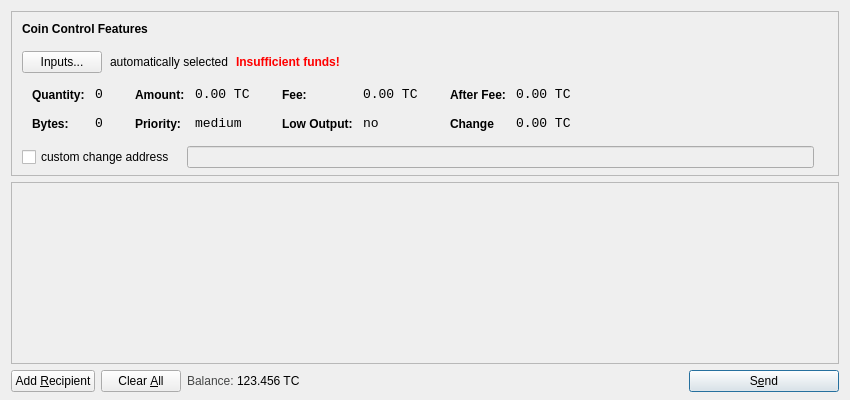
<?xml version="1.0" encoding="UTF-8"?>
<ui version="4.0">
 <class>SendCoinsDialog</class>
 <widget class="QDialog" name="SendCoinsDialog">
  <property name="geometry">
   <rect>
    <x>0</x>
    <y>0</y>
    <width>850</width>
    <height>400</height>
   </rect>
  </property>
  <property name="windowTitle">
   <string>Send Coins</string>
  </property>
  <layout class="QVBoxLayout" name="verticalLayout" stretch="0,1,0">
   <property name="bottomMargin">
    <number>8</number>
   </property>
   <item>
    <widget class="QFrame" name="frameCoinControl">
     <property name="sizePolicy">
      <sizepolicy hsizetype="Expanding" vsizetype="Expanding">
       <horstretch>0</horstretch>
       <verstretch>0</verstretch>
      </sizepolicy>
     </property>
     <property name="maximumSize">
      <size>
       <width>16777215</width>
       <height>16777215</height>
      </size>
     </property>
     <property name="frameShape">
      <enum>QFrame::StyledPanel</enum>
     </property>
     <property name="frameShadow">
      <enum>QFrame::Sunken</enum>
     </property>
     <layout class="QVBoxLayout" name="verticalLayoutCoinControl2">
      <property name="spacing">
       <number>6</number>
      </property>
      <property name="leftMargin">
       <number>0</number>
      </property>
      <property name="topMargin">
       <number>0</number>
      </property>
      <property name="rightMargin">
       <number>0</number>
      </property>
      <property name="bottomMargin">
       <number>6</number>
      </property>
      <item>
       <layout class="QVBoxLayout" name="verticalLayoutCoinControl" stretch="0,0,0,0,1">
        <property name="spacing">
         <number>0</number>
        </property>
        <property name="leftMargin">
         <number>10</number>
        </property>
        <property name="topMargin">
         <number>10</number>
        </property>
        <item>
         <layout class="QHBoxLayout" name="horizontalLayoutCoinControl1">
          <property name="bottomMargin">
           <number>15</number>
          </property>
          <item>
           <widget class="QLabel" name="labelCoinControlFeatures">
            <property name="sizePolicy">
             <sizepolicy hsizetype="Preferred" vsizetype="Maximum">
              <horstretch>0</horstretch>
              <verstretch>0</verstretch>
             </sizepolicy>
            </property>
            <property name="font">
             <font>
              <weight>75</weight>
              <bold>true</bold>
             </font>
            </property>
            <property name="styleSheet">
             <string notr="true">font-weight:bold;</string>
            </property>
            <property name="text">
             <string>Coin Control Features</string>
            </property>
           </widget>
          </item>
         </layout>
        </item>
        <item>
         <layout class="QHBoxLayout" name="horizontalLayoutCoinControl2" stretch="0,0,0,0">
          <property name="spacing">
           <number>8</number>
          </property>
          <property name="bottomMargin">
           <number>10</number>
          </property>
          <item>
           <widget class="QPushButton" name="pushButtonCoinControl">
            <property name="styleSheet">
             <string notr="true"/>
            </property>
            <property name="text">
             <string>Inputs...</string>
            </property>
           </widget>
          </item>
          <item>
           <widget class="QLabel" name="labelCoinControlAutomaticallySelected">
            <property name="text">
             <string>automatically selected</string>
            </property>
            <property name="margin">
             <number>5</number>
            </property>
           </widget>
          </item>
          <item>
           <widget class="QLabel" name="labelCoinControlInsuffFunds">
            <property name="font">
             <font>
              <weight>75</weight>
              <bold>true</bold>
             </font>
            </property>
            <property name="styleSheet">
             <string notr="true">color:red;font-weight:bold;</string>
            </property>
            <property name="text">
             <string>Insufficient funds!</string>
            </property>
            <property name="margin">
             <number>5</number>
            </property>
           </widget>
          </item>
          <item>
           <spacer name="horizontalSpacerCoinControl">
            <property name="orientation">
             <enum>Qt::Horizontal</enum>
            </property>
            <property name="sizeHint" stdset="0">
             <size>
              <width>40</width>
              <height>1</height>
             </size>
            </property>
           </spacer>
          </item>
         </layout>
        </item>
        <item>
         <widget class="QWidget" name="widgetCoinControl" native="true">
          <property name="sizePolicy">
           <sizepolicy hsizetype="Preferred" vsizetype="Preferred">
            <horstretch>0</horstretch>
            <verstretch>0</verstretch>
           </sizepolicy>
          </property>
          <property name="minimumSize">
           <size>
            <width>0</width>
            <height>0</height>
           </size>
          </property>
          <property name="styleSheet">
           <string notr="true"/>
          </property>
          <layout class="QHBoxLayout" name="horizontalLayoutCoinControl5">
           <property name="margin">
            <number>0</number>
           </property>
           <item>
            <layout class="QHBoxLayout" name="horizontalLayoutCoinControl3" stretch="0,0,0,1">
             <property name="spacing">
              <number>20</number>
             </property>
             <property name="topMargin">
              <number>0</number>
             </property>
             <property name="bottomMargin">
              <number>10</number>
             </property>
             <item>
              <layout class="QFormLayout" name="formLayoutCoinControl1">
               <property name="horizontalSpacing">
                <number>10</number>
               </property>
               <property name="verticalSpacing">
                <number>14</number>
               </property>
               <property name="leftMargin">
                <number>10</number>
               </property>
               <property name="topMargin">
                <number>4</number>
               </property>
               <property name="rightMargin">
                <number>6</number>
               </property>
               <item row="0" column="0">
                <widget class="QLabel" name="labelCoinControlQuantityText">
                 <property name="styleSheet">
                  <string notr="true">font-weight:bold;</string>
                 </property>
                 <property name="text">
                  <string>Quantity:</string>
                 </property>
                 <property name="margin">
                  <number>0</number>
                 </property>
                </widget>
               </item>
               <item row="0" column="1">
                <widget class="QLabel" name="labelCoinControlQuantity">
                 <property name="font">
                  <font>
                   <family>Monospace</family>
                   <pointsize>10</pointsize>
                  </font>
                 </property>
                 <property name="cursor">
                  <cursorShape>IBeamCursor</cursorShape>
                 </property>
                 <property name="contextMenuPolicy">
                  <enum>Qt::ActionsContextMenu</enum>
                 </property>
                 <property name="text">
                  <string>0</string>
                 </property>
                 <property name="margin">
                  <number>0</number>
                 </property>
                 <property name="textInteractionFlags">
                  <set>Qt::LinksAccessibleByMouse|Qt::TextSelectableByKeyboard|Qt::TextSelectableByMouse</set>
                 </property>
                </widget>
               </item>
               <item row="1" column="0">
                <widget class="QLabel" name="labelCoinControlBytesText">
                 <property name="styleSheet">
                  <string notr="true">font-weight:bold;</string>
                 </property>
                 <property name="text">
                  <string>Bytes:</string>
                 </property>
                </widget>
               </item>
               <item row="1" column="1">
                <widget class="QLabel" name="labelCoinControlBytes">
                 <property name="font">
                  <font>
                   <family>Monospace</family>
                   <pointsize>10</pointsize>
                  </font>
                 </property>
                 <property name="cursor">
                  <cursorShape>IBeamCursor</cursorShape>
                 </property>
                 <property name="contextMenuPolicy">
                  <enum>Qt::ActionsContextMenu</enum>
                 </property>
                 <property name="text">
                  <string>0</string>
                 </property>
                 <property name="textInteractionFlags">
                  <set>Qt::LinksAccessibleByMouse|Qt::TextSelectableByKeyboard|Qt::TextSelectableByMouse</set>
                 </property>
                </widget>
               </item>
              </layout>
             </item>
             <item>
              <layout class="QFormLayout" name="formLayoutCoinControl2">
               <property name="horizontalSpacing">
                <number>10</number>
               </property>
               <property name="verticalSpacing">
                <number>14</number>
               </property>
               <property name="leftMargin">
                <number>6</number>
               </property>
               <property name="topMargin">
                <number>4</number>
               </property>
               <property name="rightMargin">
                <number>6</number>
               </property>
               <item row="0" column="0">
                <widget class="QLabel" name="labelCoinControlAmountText">
                 <property name="styleSheet">
                  <string notr="true">font-weight:bold;</string>
                 </property>
                 <property name="text">
                  <string>Amount:</string>
                 </property>
                 <property name="margin">
                  <number>0</number>
                 </property>
                </widget>
               </item>
               <item row="0" column="1">
                <widget class="QLabel" name="labelCoinControlAmount">
                 <property name="font">
                  <font>
                   <family>Monospace</family>
                   <pointsize>10</pointsize>
                  </font>
                 </property>
                 <property name="cursor">
                  <cursorShape>IBeamCursor</cursorShape>
                 </property>
                 <property name="contextMenuPolicy">
                  <enum>Qt::ActionsContextMenu</enum>
                 </property>
                 <property name="text">
                  <string>0.00 TC</string>
                 </property>
                 <property name="textInteractionFlags">
                  <set>Qt::LinksAccessibleByMouse|Qt::TextSelectableByKeyboard|Qt::TextSelectableByMouse</set>
                 </property>
                </widget>
               </item>
               <item row="1" column="0">
                <widget class="QLabel" name="labelCoinControlPriorityText">
                 <property name="styleSheet">
                  <string notr="true">font-weight:bold;</string>
                 </property>
                 <property name="text">
                  <string>Priority:</string>
                 </property>
                </widget>
               </item>
               <item row="1" column="1">
                <widget class="QLabel" name="labelCoinControlPriority">
                 <property name="font">
                  <font>
                   <family>Monospace</family>
                   <pointsize>10</pointsize>
                  </font>
                 </property>
                 <property name="cursor">
                  <cursorShape>IBeamCursor</cursorShape>
                 </property>
                 <property name="contextMenuPolicy">
                  <enum>Qt::ActionsContextMenu</enum>
                 </property>
                 <property name="text">
                  <string>medium</string>
                 </property>
                 <property name="textInteractionFlags">
                  <set>Qt::LinksAccessibleByMouse|Qt::TextSelectableByKeyboard|Qt::TextSelectableByMouse</set>
                 </property>
                </widget>
               </item>
              </layout>
             </item>
             <item>
              <layout class="QFormLayout" name="formLayoutCoinControl3">
               <property name="horizontalSpacing">
                <number>10</number>
               </property>
               <property name="verticalSpacing">
                <number>14</number>
               </property>
               <property name="leftMargin">
                <number>6</number>
               </property>
               <property name="topMargin">
                <number>4</number>
               </property>
               <property name="rightMargin">
                <number>6</number>
               </property>
               <item row="0" column="0">
                <widget class="QLabel" name="labelCoinControlFeeText">
                 <property name="styleSheet">
                  <string notr="true">font-weight:bold;</string>
                 </property>
                 <property name="text">
                  <string>Fee:</string>
                 </property>
                 <property name="margin">
                  <number>0</number>
                 </property>
                </widget>
               </item>
               <item row="0" column="1">
                <widget class="QLabel" name="labelCoinControlFee">
                 <property name="font">
                  <font>
                   <family>Monospace</family>
                   <pointsize>10</pointsize>
                  </font>
                 </property>
                 <property name="cursor">
                  <cursorShape>IBeamCursor</cursorShape>
                 </property>
                 <property name="contextMenuPolicy">
                  <enum>Qt::ActionsContextMenu</enum>
                 </property>
                 <property name="text">
                  <string>0.00 TC</string>
                 </property>
                 <property name="textInteractionFlags">
                  <set>Qt::LinksAccessibleByMouse|Qt::TextSelectableByKeyboard|Qt::TextSelectableByMouse</set>
                 </property>
                </widget>
               </item>
               <item row="1" column="0">
                <widget class="QLabel" name="labelCoinControlLowOutputText">
                 <property name="styleSheet">
                  <string notr="true">font-weight:bold;</string>
                 </property>
                 <property name="text">
                  <string>Low Output:</string>
                 </property>
                </widget>
               </item>
               <item row="1" column="1">
                <widget class="QLabel" name="labelCoinControlLowOutput">
                 <property name="font">
                  <font>
                   <family>Monospace</family>
                   <pointsize>10</pointsize>
                  </font>
                 </property>
                 <property name="cursor">
                  <cursorShape>IBeamCursor</cursorShape>
                 </property>
                 <property name="contextMenuPolicy">
                  <enum>Qt::ActionsContextMenu</enum>
                 </property>
                 <property name="text">
                  <string>no</string>
                 </property>
                 <property name="textInteractionFlags">
                  <set>Qt::LinksAccessibleByMouse|Qt::TextSelectableByKeyboard|Qt::TextSelectableByMouse</set>
                 </property>
                </widget>
               </item>
              </layout>
             </item>
             <item>
              <layout class="QFormLayout" name="formLayoutCoinControl4">
               <property name="horizontalSpacing">
                <number>10</number>
               </property>
               <property name="verticalSpacing">
                <number>14</number>
               </property>
               <property name="leftMargin">
                <number>6</number>
               </property>
               <property name="topMargin">
                <number>4</number>
               </property>
               <property name="rightMargin">
                <number>6</number>
               </property>
               <item row="0" column="0">
                <widget class="QLabel" name="labelCoinControlAfterFeeText">
                 <property name="styleSheet">
                  <string notr="true">font-weight:bold;</string>
                 </property>
                 <property name="text">
                  <string>After Fee:</string>
                 </property>
                 <property name="margin">
                  <number>0</number>
                 </property>
                </widget>
               </item>
               <item row="0" column="1">
                <widget class="QLabel" name="labelCoinControlAfterFee">
                 <property name="font">
                  <font>
                   <family>Monospace</family>
                   <pointsize>10</pointsize>
                  </font>
                 </property>
                 <property name="cursor">
                  <cursorShape>IBeamCursor</cursorShape>
                 </property>
                 <property name="contextMenuPolicy">
                  <enum>Qt::ActionsContextMenu</enum>
                 </property>
                 <property name="text">
                  <string>0.00 TC</string>
                 </property>
                 <property name="textInteractionFlags">
                  <set>Qt::LinksAccessibleByMouse|Qt::TextSelectableByKeyboard|Qt::TextSelectableByMouse</set>
                 </property>
                </widget>
               </item>
               <item row="1" column="0">
                <widget class="QLabel" name="labelCoinControlChangeText">
                 <property name="styleSheet">
                  <string notr="true">font-weight:bold;</string>
                 </property>
                 <property name="text">
                  <string>Change</string>
                 </property>
                </widget>
               </item>
               <item row="1" column="1">
                <widget class="QLabel" name="labelCoinControlChange">
                 <property name="font">
                  <font>
                   <family>Monospace</family>
                   <pointsize>10</pointsize>
                  </font>
                 </property>
                 <property name="cursor">
                  <cursorShape>IBeamCursor</cursorShape>
                 </property>
                 <property name="contextMenuPolicy">
                  <enum>Qt::ActionsContextMenu</enum>
                 </property>
                 <property name="text">
                  <string>0.00 TC</string>
                 </property>
                 <property name="textInteractionFlags">
                  <set>Qt::LinksAccessibleByMouse|Qt::TextSelectableByKeyboard|Qt::TextSelectableByMouse</set>
                 </property>
                </widget>
               </item>
              </layout>
             </item>
            </layout>
           </item>
          </layout>
         </widget>
        </item>
        <item>
         <layout class="QHBoxLayout" name="horizontalLayoutCoinControl4" stretch="0,0,0">
          <property name="spacing">
           <number>12</number>
          </property>
          <property name="sizeConstraint">
           <enum>QLayout::SetDefaultConstraint</enum>
          </property>
          <property name="topMargin">
           <number>5</number>
          </property>
          <property name="rightMargin">
           <number>5</number>
          </property>
          <item>
           <widget class="QCheckBox" name="checkBoxCoinControlChange">
            <property name="text">
             <string>custom change address</string>
            </property>
           </widget>
          </item>
          <item>
           <widget class="QLineEdit" name="lineEditCoinControlChange">
            <property name="enabled">
             <bool>false</bool>
            </property>
            <property name="sizePolicy">
             <sizepolicy hsizetype="Expanding" vsizetype="Fixed">
              <horstretch>0</horstretch>
              <verstretch>0</verstretch>
             </sizepolicy>
            </property>
           </widget>
          </item>
          <item>
           <widget class="QLabel" name="labelCoinControlChangeLabel">
            <property name="sizePolicy">
             <sizepolicy hsizetype="Preferred" vsizetype="Expanding">
              <horstretch>0</horstretch>
              <verstretch>0</verstretch>
             </sizepolicy>
            </property>
            <property name="minimumSize">
             <size>
              <width>0</width>
              <height>0</height>
             </size>
            </property>
            <property name="text">
             <string/>
            </property>
            <property name="margin">
             <number>3</number>
            </property>
           </widget>
          </item>
         </layout>
        </item>
        <item>
         <spacer name="verticalSpacerCoinControl">
          <property name="orientation">
           <enum>Qt::Vertical</enum>
          </property>
          <property name="sizeHint" stdset="0">
           <size>
            <width>800</width>
            <height>1</height>
           </size>
          </property>
         </spacer>
        </item>
       </layout>
      </item>
     </layout>
    </widget>
   </item>
   <item>
    <widget class="QScrollArea" name="scrollArea">
     <property name="widgetResizable">
      <bool>true</bool>
     </property>
     <widget class="QWidget" name="scrollAreaWidgetContents">
      <property name="geometry">
       <rect>
        <x>0</x>
        <y>0</y>
        <width>830</width>
        <height>156</height>
       </rect>
      </property>
      <layout class="QVBoxLayout" name="verticalLayout_2">
       <property name="margin">
        <number>0</number>
       </property>
       <item>
        <layout class="QVBoxLayout" name="entries">
         <property name="spacing">
          <number>6</number>
         </property>
        </layout>
       </item>
       <item>
        <spacer name="verticalSpacer">
         <property name="orientation">
          <enum>Qt::Vertical</enum>
         </property>
         <property name="sizeHint" stdset="0">
          <size>
           <width>20</width>
           <height>40</height>
          </size>
         </property>
        </spacer>
       </item>
      </layout>
     </widget>
    </widget>
   </item>
   <item>
    <layout class="QHBoxLayout" name="horizontalLayout">
     <item>
      <widget class="QPushButton" name="addButton">
       <property name="toolTip">
        <string>Send to multiple recipients at once</string>
       </property>
       <property name="text">
        <string>Add &amp;Recipient</string>
       </property>
       <property name="icon">
        <iconset resource="../bitcoin.qrc">
         <normaloff>:/icons/add</normaloff>:/icons/add</iconset>
       </property>
       <property name="autoDefault">
        <bool>false</bool>
       </property>
      </widget>
     </item>
     <item>
      <widget class="QPushButton" name="clearButton">
       <property name="sizePolicy">
        <sizepolicy hsizetype="Minimum" vsizetype="Fixed">
         <horstretch>0</horstretch>
         <verstretch>0</verstretch>
        </sizepolicy>
       </property>
       <property name="toolTip">
        <string>Remove all transaction fields</string>
       </property>
       <property name="text">
        <string>Clear &amp;All</string>
       </property>
       <property name="icon">
        <iconset resource="../bitcoin.qrc">
         <normaloff>:/icons/remove</normaloff>:/icons/remove</iconset>
       </property>
       <property name="autoRepeatDelay">
        <number>300</number>
       </property>
       <property name="autoDefault">
        <bool>false</bool>
       </property>
      </widget>
     </item>
     <item>
      <layout class="QHBoxLayout" name="horizontalLayout_2">
       <property name="spacing">
        <number>3</number>
       </property>
       <item>
        <widget class="QLabel" name="label">
         <property name="sizePolicy">
          <sizepolicy hsizetype="Preferred" vsizetype="Fixed">
           <horstretch>0</horstretch>
           <verstretch>0</verstretch>
          </sizepolicy>
         </property>
         <property name="styleSheet">
          <string notr="true">#label { color: #464747; }</string>
         </property>
         <property name="text">
          <string>Balance:</string>
         </property>
        </widget>
       </item>
       <item>
        <widget class="QLabel" name="labelBalance">
         <property name="sizePolicy">
          <sizepolicy hsizetype="Preferred" vsizetype="Fixed">
           <horstretch>0</horstretch>
           <verstretch>0</verstretch>
          </sizepolicy>
         </property>
         <property name="cursor">
          <cursorShape>IBeamCursor</cursorShape>
         </property>
         <property name="styleSheet">
          <string notr="true">#label { color: #464747; }</string>
         </property>
         <property name="text">
          <string>123.456 TC</string>
         </property>
         <property name="textInteractionFlags">
          <set>Qt::LinksAccessibleByMouse|Qt::TextSelectableByKeyboard|Qt::TextSelectableByMouse</set>
         </property>
        </widget>
       </item>
      </layout>
     </item>
     <item>
      <spacer name="horizontalSpacer">
       <property name="orientation">
        <enum>Qt::Horizontal</enum>
       </property>
       <property name="sizeHint" stdset="0">
        <size>
         <width>40</width>
         <height>20</height>
        </size>
       </property>
      </spacer>
     </item>
     <item>
      <widget class="QPushButton" name="sendButton">
       <property name="minimumSize">
        <size>
         <width>150</width>
         <height>0</height>
        </size>
       </property>
       <property name="toolTip">
        <string>Confirm the send action</string>
       </property>
       <property name="text">
        <string>S&amp;end</string>
       </property>
       <property name="icon">
        <iconset resource="../bitcoin.qrc">
         <normaloff>:/icons/send</normaloff>:/icons/send</iconset>
       </property>
       <property name="default">
        <bool>true</bool>
       </property>
      </widget>
     </item>
    </layout>
   </item>
  </layout>
 </widget>
 <resources>
  <include location="../bitcoin.qrc"/>
 </resources>
 <connections/>
</ui>
